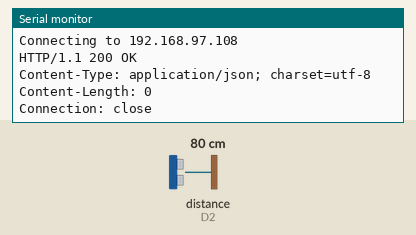
This sketch was run on a simulated ESP8266 (NodeMCU). Shown: the last lines printed to the serial monitor. Wiring (inferred from the names in the program): ultrasonic range finder: trigger D1; echo D2. The inputs (shaded band) are chosen by the test bench; at power-on: distance to the obstacle (sensor on D2) 80 cm. The echo pulse lasts 58.3 µs per cm; WiFi joins after 1.5 s; servers stay silent unless stated; uploads are accepted with an empty reply.

Above: at 2.7 s.
2.8 s: distance to the obstacle (sensor on D2) set to 2 cm
At 3.5 s:
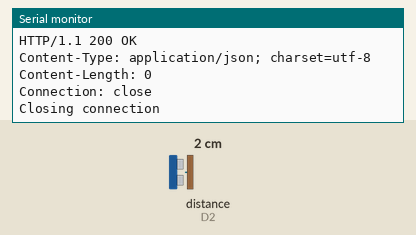
10.0 s: distance to the obstacle (sensor on D2) set to 4 cm
At 16.23 s:
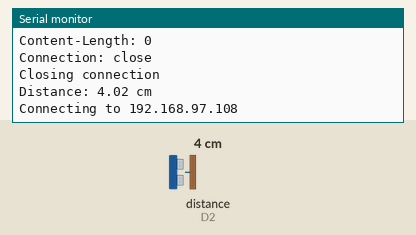

The sketch:

distance.ino
```cpp
#include <ESP8266WiFi.h>

#define TRIGGER_PIN D1 // Define the trigger pin
#define ECHO_PIN D2    // Define the echo pin

char ssid[] = "POCO F4";     // Replace with your WiFi network name
const char* password = "1234lima"; // Replace with your WiFi password
const char* host = "192.168.97.108"; // Replace with your server address

void setup() {
  Serial.begin(115200);
  Serial.println("HC-SR04 Distance Sensor Output!");

  pinMode(TRIGGER_PIN, OUTPUT);
  pinMode(ECHO_PIN, INPUT);

  // Connect to Wi-Fi
  Serial.println();
  Serial.println("Connecting to " + String(ssid));
  WiFi.begin(ssid, password);

  while (WiFi.status() != WL_CONNECTED) {
    delay(500);
    Serial.print(".");
  }

  Serial.println("");
  Serial.println("WiFi connected");
  Serial.println("IP address: ");
  Serial.println(WiFi.localIP());
}

void loop() {
  // Trigger the HC-SR04 sensor
  digitalWrite(TRIGGER_PIN, LOW);
  delayMicroseconds(2);
  digitalWrite(TRIGGER_PIN, HIGH);
  delayMicroseconds(10);
  digitalWrite(TRIGGER_PIN, LOW);

  // Measure the echo duration to calculate distance
  long duration = pulseIn(ECHO_PIN, HIGH);
  float distance = (duration / 2.0) * 0.0344; // Speed of sound in cm/us

  Serial.print("Distance: ");
  Serial.print(distance);
  Serial.println(" cm");

  // Connect to the server and send the distance
  Serial.print("Connecting to ");
  Serial.println(host);

  WiFiClient client;
  const int httpPort = 8888;
  if (!client.connect(host, httpPort)) {
    Serial.println("Connection failed");
    return;
  }

  // Send the distance as a GET request
  client.print(String("GET /iot_project/connect.php?") +
               "distance_cm=" + String(distance) +
               " HTTP/1.1\r\n" +
               "Host: " + host + "\r\n" +
               "Connection: close\r\n\r\n");

  unsigned long timeout = millis();
  while (client.available() == 0) {
    if (millis() - timeout > 1000) {
      Serial.println(">>> Client Timeout !");
      client.stop();
      return;
    }
  }

  // Read and print the response from the server
  while (client.available()) {
    String line = client.readStringUntil('\r');
    Serial.print(line);
  }

  Serial.println();
  Serial.println("Closing connection");

  delay(6000); // Wait before taking another distance measurement
}
```

Measured:
- after the input at 10.0 s, the serial monitor: prints a new line after 6.0 s (image 2)
